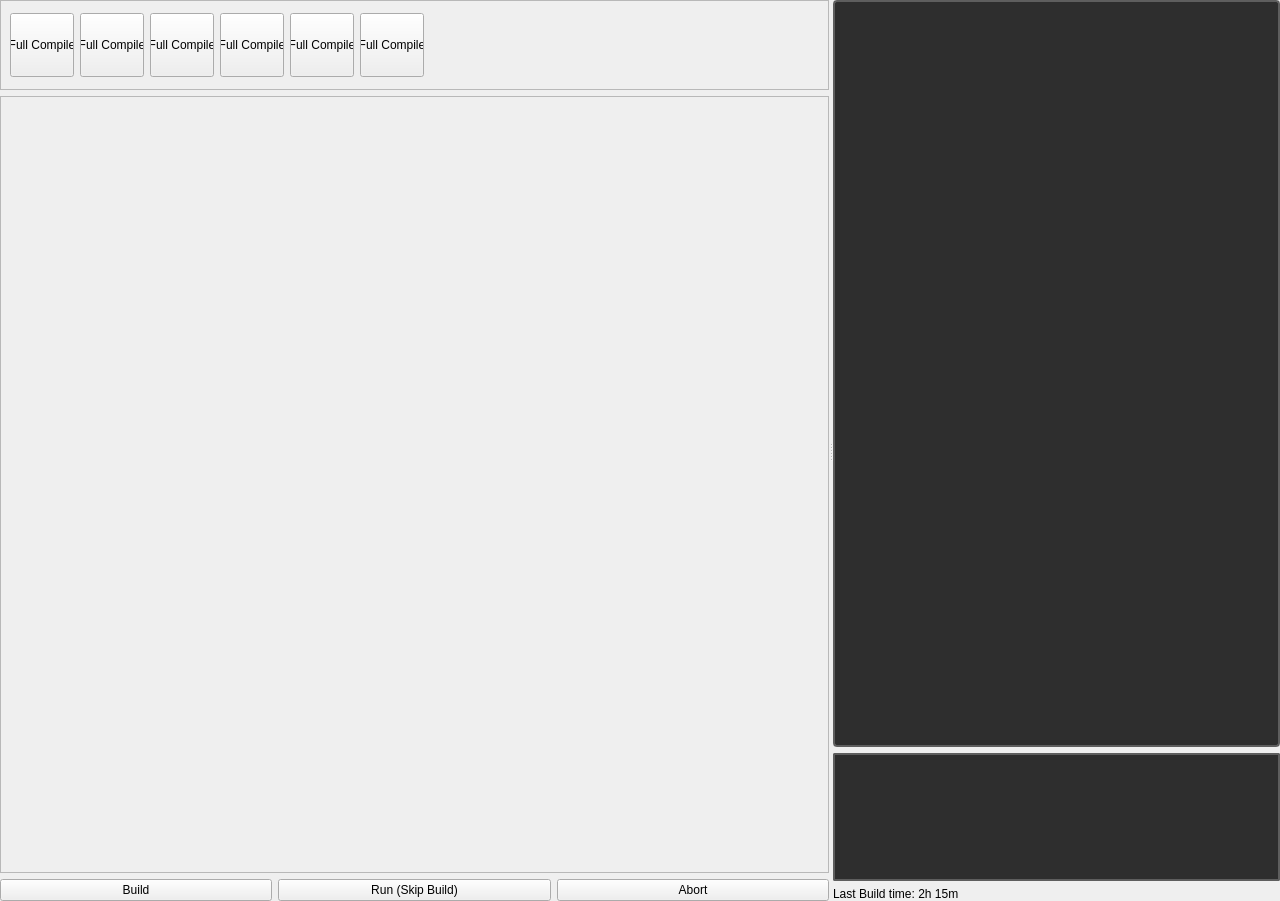
<?xml version="1.0" encoding="UTF-8"?>
<ui version="4.0">
 <class>mapbuilder_dialog</class>
 <widget class="QMainWindow" name="mapbuilder_dialog">
  <property name="geometry">
   <rect>
    <x>0</x>
    <y>0</y>
    <width>1280</width>
    <height>901</height>
   </rect>
  </property>
  <property name="minimumSize">
   <size>
    <width>0</width>
    <height>0</height>
   </size>
  </property>
  <property name="maximumSize">
   <size>
    <width>16777215</width>
    <height>16777215</height>
   </size>
  </property>
  <property name="windowTitle">
   <string>Lanuch options</string>
  </property>
  <property name="windowIcon">
   <iconset resource="../../resources.qrc">
    <normaloff>:/icons/settings_16dp.svg</normaloff>:/icons/settings_16dp.svg</iconset>
  </property>
  <widget class="QWidget" name="centralwidget">
   <layout class="QVBoxLayout" name="verticalLayout_4">
    <property name="leftMargin">
     <number>0</number>
    </property>
    <property name="topMargin">
     <number>0</number>
    </property>
    <property name="rightMargin">
     <number>0</number>
    </property>
    <property name="bottomMargin">
     <number>0</number>
    </property>
    <item>
     <widget class="QSplitter" name="splitter">
      <property name="orientation">
       <enum>Qt::Orientation::Horizontal</enum>
      </property>
      <widget class="QWidget" name="layoutWidget">
       <layout class="QVBoxLayout" name="verticalLayout_2">
        <item>
         <widget class="QScrollArea" name="build_presets">
          <property name="maximumSize">
           <size>
            <width>16777215</width>
            <height>90</height>
           </size>
          </property>
          <property name="verticalScrollBarPolicy">
           <enum>Qt::ScrollBarPolicy::ScrollBarAlwaysOff</enum>
          </property>
          <property name="widgetResizable">
           <bool>true</bool>
          </property>
          <widget class="QWidget" name="scrollAreaWidgetContents">
           <property name="geometry">
            <rect>
             <x>0</x>
             <y>0</y>
             <width>826</width>
             <height>88</height>
            </rect>
           </property>
           <layout class="QHBoxLayout" name="horizontalLayout_6">
            <item>
             <widget class="QPushButton" name="pushButton_6">
              <property name="minimumSize">
               <size>
                <width>64</width>
                <height>64</height>
               </size>
              </property>
              <property name="maximumSize">
               <size>
                <width>64</width>
                <height>64</height>
               </size>
              </property>
              <property name="layoutDirection">
               <enum>Qt::LayoutDirection::LeftToRight</enum>
              </property>
              <property name="text">
               <string>Full Compile</string>
              </property>
              <property name="iconSize">
               <size>
                <width>16</width>
                <height>16</height>
               </size>
              </property>
              <property name="checkable">
               <bool>false</bool>
              </property>
              <property name="autoRepeat">
               <bool>false</bool>
              </property>
              <property name="autoExclusive">
               <bool>false</bool>
              </property>
              <property name="autoDefault">
               <bool>true</bool>
              </property>
              <property name="default">
               <bool>false</bool>
              </property>
              <property name="flat">
               <bool>false</bool>
              </property>
             </widget>
            </item>
            <item>
             <widget class="QPushButton" name="pushButton_5">
              <property name="minimumSize">
               <size>
                <width>64</width>
                <height>64</height>
               </size>
              </property>
              <property name="maximumSize">
               <size>
                <width>64</width>
                <height>64</height>
               </size>
              </property>
              <property name="layoutDirection">
               <enum>Qt::LayoutDirection::LeftToRight</enum>
              </property>
              <property name="text">
               <string>Full Compile</string>
              </property>
              <property name="iconSize">
               <size>
                <width>16</width>
                <height>16</height>
               </size>
              </property>
              <property name="checkable">
               <bool>false</bool>
              </property>
              <property name="autoRepeat">
               <bool>false</bool>
              </property>
              <property name="autoExclusive">
               <bool>false</bool>
              </property>
              <property name="autoDefault">
               <bool>true</bool>
              </property>
              <property name="default">
               <bool>false</bool>
              </property>
              <property name="flat">
               <bool>false</bool>
              </property>
             </widget>
            </item>
            <item>
             <widget class="QPushButton" name="pushButton_7">
              <property name="minimumSize">
               <size>
                <width>64</width>
                <height>64</height>
               </size>
              </property>
              <property name="maximumSize">
               <size>
                <width>64</width>
                <height>64</height>
               </size>
              </property>
              <property name="layoutDirection">
               <enum>Qt::LayoutDirection::LeftToRight</enum>
              </property>
              <property name="text">
               <string>Full Compile</string>
              </property>
              <property name="iconSize">
               <size>
                <width>16</width>
                <height>16</height>
               </size>
              </property>
              <property name="checkable">
               <bool>false</bool>
              </property>
              <property name="autoRepeat">
               <bool>false</bool>
              </property>
              <property name="autoExclusive">
               <bool>false</bool>
              </property>
              <property name="autoDefault">
               <bool>true</bool>
              </property>
              <property name="default">
               <bool>false</bool>
              </property>
              <property name="flat">
               <bool>false</bool>
              </property>
             </widget>
            </item>
            <item>
             <widget class="QPushButton" name="pushButton_8">
              <property name="minimumSize">
               <size>
                <width>64</width>
                <height>64</height>
               </size>
              </property>
              <property name="maximumSize">
               <size>
                <width>64</width>
                <height>64</height>
               </size>
              </property>
              <property name="layoutDirection">
               <enum>Qt::LayoutDirection::LeftToRight</enum>
              </property>
              <property name="text">
               <string>Full Compile</string>
              </property>
              <property name="iconSize">
               <size>
                <width>16</width>
                <height>16</height>
               </size>
              </property>
              <property name="checkable">
               <bool>false</bool>
              </property>
              <property name="autoRepeat">
               <bool>false</bool>
              </property>
              <property name="autoExclusive">
               <bool>false</bool>
              </property>
              <property name="autoDefault">
               <bool>true</bool>
              </property>
              <property name="default">
               <bool>false</bool>
              </property>
              <property name="flat">
               <bool>false</bool>
              </property>
             </widget>
            </item>
            <item>
             <widget class="QPushButton" name="pushButton_12">
              <property name="minimumSize">
               <size>
                <width>64</width>
                <height>64</height>
               </size>
              </property>
              <property name="maximumSize">
               <size>
                <width>64</width>
                <height>64</height>
               </size>
              </property>
              <property name="layoutDirection">
               <enum>Qt::LayoutDirection::LeftToRight</enum>
              </property>
              <property name="text">
               <string>Full Compile</string>
              </property>
              <property name="iconSize">
               <size>
                <width>16</width>
                <height>16</height>
               </size>
              </property>
              <property name="checkable">
               <bool>false</bool>
              </property>
              <property name="autoRepeat">
               <bool>false</bool>
              </property>
              <property name="autoExclusive">
               <bool>false</bool>
              </property>
              <property name="autoDefault">
               <bool>true</bool>
              </property>
              <property name="default">
               <bool>false</bool>
              </property>
              <property name="flat">
               <bool>false</bool>
              </property>
             </widget>
            </item>
            <item>
             <widget class="QPushButton" name="pushButton_11">
              <property name="minimumSize">
               <size>
                <width>64</width>
                <height>64</height>
               </size>
              </property>
              <property name="maximumSize">
               <size>
                <width>64</width>
                <height>64</height>
               </size>
              </property>
              <property name="layoutDirection">
               <enum>Qt::LayoutDirection::LeftToRight</enum>
              </property>
              <property name="text">
               <string>Full Compile</string>
              </property>
              <property name="iconSize">
               <size>
                <width>16</width>
                <height>16</height>
               </size>
              </property>
              <property name="checkable">
               <bool>false</bool>
              </property>
              <property name="autoRepeat">
               <bool>false</bool>
              </property>
              <property name="autoExclusive">
               <bool>false</bool>
              </property>
              <property name="autoDefault">
               <bool>true</bool>
              </property>
              <property name="default">
               <bool>false</bool>
              </property>
              <property name="flat">
               <bool>false</bool>
              </property>
             </widget>
            </item>
            <item>
             <spacer name="horizontalSpacer">
              <property name="orientation">
               <enum>Qt::Orientation::Horizontal</enum>
              </property>
              <property name="sizeHint" stdset="0">
               <size>
                <width>40</width>
                <height>20</height>
               </size>
              </property>
             </spacer>
            </item>
           </layout>
          </widget>
         </widget>
        </item>
        <item>
         <widget class="QScrollArea" name="build_settings_area">
          <property name="widgetResizable">
           <bool>true</bool>
          </property>
          <widget class="QWidget" name="scrollAreaWidgetContents_2">
           <property name="geometry">
            <rect>
             <x>0</x>
             <y>0</y>
             <width>826</width>
             <height>769</height>
            </rect>
           </property>
           <layout class="QVBoxLayout" name="verticalLayout">
            <property name="leftMargin">
             <number>0</number>
            </property>
            <property name="topMargin">
             <number>0</number>
            </property>
            <property name="rightMargin">
             <number>0</number>
            </property>
            <item>
             <layout class="QVBoxLayout" name="build_settings_content">
              <item>
               <spacer name="verticalSpacer">
                <property name="orientation">
                 <enum>Qt::Orientation::Vertical</enum>
                </property>
                <property name="sizeHint" stdset="0">
                 <size>
                  <width>20</width>
                  <height>40</height>
                 </size>
                </property>
               </spacer>
              </item>
             </layout>
            </item>
           </layout>
          </widget>
         </widget>
        </item>
        <item>
         <layout class="QHBoxLayout" name="horizontalLayout_4">
          <item>
           <widget class="QPushButton" name="build_button">
            <property name="text">
             <string>Build</string>
            </property>
           </widget>
          </item>
          <item>
           <widget class="QPushButton" name="run_button">
            <property name="text">
             <string>Run (Skip Build)</string>
            </property>
           </widget>
          </item>
          <item>
           <widget class="QPushButton" name="abort_button">
            <property name="text">
             <string>Abort</string>
            </property>
           </widget>
          </item>
         </layout>
        </item>
       </layout>
      </widget>
      <widget class="QWidget" name="layoutWidget">
       <layout class="QVBoxLayout" name="verticalLayout_3">
        <item>
         <widget class="QTextBrowser" name="output_list_widget">
          <property name="styleSheet">
           <string notr="true">QTextBrowser{

    font: 700 10pt &quot;Segoe UI&quot;;
    border: 2px solid black;
    border-radius: 2px;
    border-color: rgba(94, 94, 94, 255);
    height:18px;
    padding: 4px;
    padding-left: 6px;
    padding-right: 6px;
    color: #e5e5e5;
    background-color: #2e2e2e;
}



QTextBrowser{

    font: 580 10pt &quot;Segoe UI&quot;;
    border: 2px solid black;
    border-radius: 4px;
    border-color: rgba(94, 94, 94, 255);
    height:18px;
    padding: 4px;
    padding-left: 6px;
    padding-right: 6px;
    color: #e5e5e5;
    background-color: #2e2e2e;
}

QTextBrowser:hover {
} 

QTextBrowser:pressed {
    background-color: red;
    background-color: #2e2e2e;
    margin: 1 px;
    margin-left: 2px;
    margin-right: 2px;

}</string>
          </property>
          <property name="lineWrapMode">
           <enum>QTextEdit::LineWrapMode::NoWrap</enum>
          </property>
          <property name="readOnly">
           <bool>true</bool>
          </property>
          <property name="openExternalLinks">
           <bool>false</bool>
          </property>
         </widget>
        </item>
        <item>
         <widget class="QFrame" name="system_monitor">
          <property name="minimumSize">
           <size>
            <width>0</width>
            <height>128</height>
           </size>
          </property>
          <property name="maximumSize">
           <size>
            <width>16777215</width>
            <height>128</height>
           </size>
          </property>
          <property name="styleSheet">
           <string notr="true">QFrame#system_monitor{

    font: 700 10pt &quot;Segoe UI&quot;;
    border: 2px solid black;
    border-radius: 2px;
    border-color: rgba(94, 94, 94, 255);
    height:18px;
    color: #e5e5e5;
    background-color: #2e2e2e;
}



QFram#system_monitore{

    font: 580 10pt &quot;Segoe UI&quot;;
    border: 2px solid black;
    border-radius: 4px;
    border-color: rgba(94, 94, 94, 255);
    height:18px;
    color: #e5e5e5;
    background-color: #2e2e2e;
}

QFrame#system_monitor:hover {
} 

QFrame#system_monitor:pressed {
    background-color: red;
    background-color: #2e2e2e;
    margin: 1 px;
    margin-left: 2px;
    margin-right: 2px;

}</string>
          </property>
          <property name="frameShape">
           <enum>QFrame::Shape::StyledPanel</enum>
          </property>
          <property name="frameShadow">
           <enum>QFrame::Shadow::Raised</enum>
          </property>
          <layout class="QHBoxLayout" name="horizontalLayout_7">
           <property name="spacing">
            <number>0</number>
           </property>
           <property name="leftMargin">
            <number>0</number>
           </property>
           <property name="topMargin">
            <number>0</number>
           </property>
           <property name="rightMargin">
            <number>0</number>
           </property>
           <property name="bottomMargin">
            <number>0</number>
           </property>
          </layout>
         </widget>
        </item>
        <item>
         <widget class="QLabel" name="last_build_stats_label">
          <property name="text">
           <string>Last Build time: 2h 15m</string>
          </property>
         </widget>
        </item>
       </layout>
      </widget>
     </widget>
    </item>
   </layout>
  </widget>
 </widget>
 <resources>
  <include location="../../resources.qrc"/>
 </resources>
 <connections/>
</ui>
